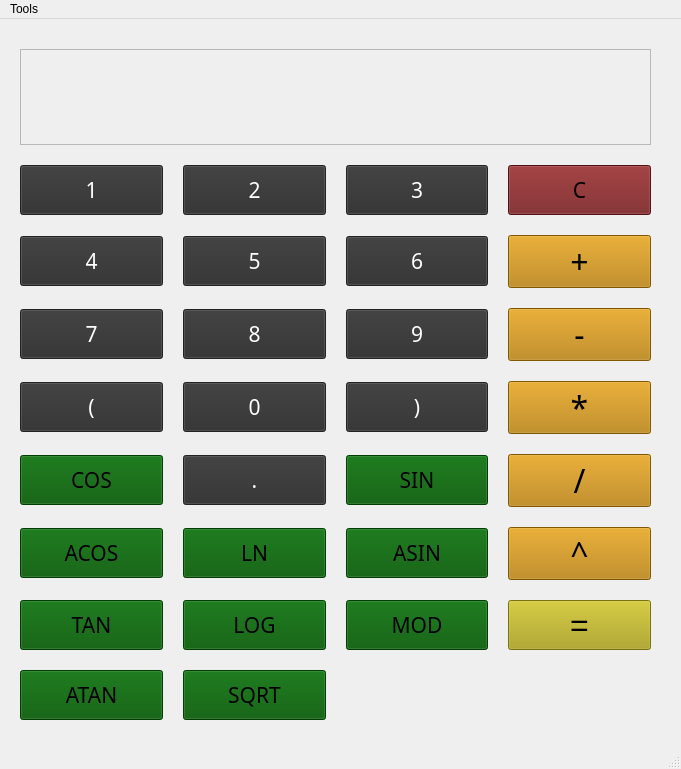
<?xml version="1.0" encoding="UTF-8"?>
<ui version="4.0">
 <class>MainWindow</class>
 <widget class="QMainWindow" name="MainWindow">
  <property name="geometry">
   <rect>
    <x>0</x>
    <y>0</y>
    <width>681</width>
    <height>769</height>
   </rect>
  </property>
  <property name="windowTitle">
   <string>Calculator</string>
  </property>
  <widget class="QWidget" name="centralwidget">
   <widget class="QWidget" name="gridLayoutWidget">
    <property name="geometry">
     <rect>
      <x>0</x>
      <y>10</y>
      <width>671</width>
      <height>711</height>
     </rect>
    </property>
    <layout class="QGridLayout" name="gridLayout">
     <property name="leftMargin">
      <number>20</number>
     </property>
     <property name="topMargin">
      <number>20</number>
     </property>
     <property name="rightMargin">
      <number>20</number>
     </property>
     <property name="bottomMargin">
      <number>20</number>
     </property>
     <property name="spacing">
      <number>20</number>
     </property>
     <item row="1" column="3">
      <widget class="QPushButton" name="clear">
       <property name="minimumSize">
        <size>
         <width>0</width>
         <height>50</height>
        </size>
       </property>
       <property name="font">
        <font>
         <family>Montserrat</family>
         <pointsize>16</pointsize>
         <bold>false</bold>
        </font>
       </property>
       <property name="styleSheet">
        <string notr="true">background-color: rgb(115, 25, 26);</string>
       </property>
       <property name="text">
        <string>C</string>
       </property>
      </widget>
     </item>
     <item row="0" column="0" colspan="4">
      <widget class="QLabel" name="display">
       <property name="minimumSize">
        <size>
         <width>0</width>
         <height>70</height>
        </size>
       </property>
       <property name="font">
        <font>
         <family>Segoe UI</family>
         <pointsize>24</pointsize>
        </font>
       </property>
       <property name="styleSheet">
        <string notr="true">border-color: rgb(0, 0, 0);</string>
       </property>
       <property name="frameShape">
        <enum>QFrame::StyledPanel</enum>
       </property>
       <property name="frameShadow">
        <enum>QFrame::Raised</enum>
       </property>
       <property name="lineWidth">
        <number>2</number>
       </property>
       <property name="text">
        <string/>
       </property>
       <property name="alignment">
        <set>Qt::AlignRight|Qt::AlignTrailing|Qt::AlignVCenter</set>
       </property>
      </widget>
     </item>
     <item row="6" column="0">
      <widget class="QPushButton" name="acos">
       <property name="minimumSize">
        <size>
         <width>0</width>
         <height>50</height>
        </size>
       </property>
       <property name="font">
        <font>
         <family>Montserrat</family>
         <pointsize>16</pointsize>
         <bold>false</bold>
        </font>
       </property>
       <property name="styleSheet">
        <string notr="true">background-color: rgb(0, 85, 0);</string>
       </property>
       <property name="text">
        <string>ACOS</string>
       </property>
      </widget>
     </item>
     <item row="3" column="2">
      <widget class="QPushButton" name="Button9">
       <property name="minimumSize">
        <size>
         <width>0</width>
         <height>50</height>
        </size>
       </property>
       <property name="font">
        <font>
         <family>Montserrat</family>
         <pointsize>16</pointsize>
         <bold>false</bold>
        </font>
       </property>
       <property name="styleSheet">
        <string notr="true">background-color: rgb(47, 47, 47);
color: rgb(255, 255, 255);</string>
       </property>
       <property name="text">
        <string>9</string>
       </property>
      </widget>
     </item>
     <item row="4" column="3">
      <widget class="QPushButton" name="mult">
       <property name="minimumSize">
        <size>
         <width>0</width>
         <height>50</height>
        </size>
       </property>
       <property name="font">
        <font>
         <family>Montserrat</family>
         <pointsize>24</pointsize>
         <bold>false</bold>
        </font>
       </property>
       <property name="layoutDirection">
        <enum>Qt::LeftToRight</enum>
       </property>
       <property name="autoFillBackground">
        <bool>false</bool>
       </property>
       <property name="styleSheet">
        <string notr="true">background-color: rgb(181, 121, 0);</string>
       </property>
       <property name="text">
        <string>*</string>
       </property>
       <property name="autoDefault">
        <bool>false</bool>
       </property>
      </widget>
     </item>
     <item row="5" column="2">
      <widget class="QPushButton" name="sin">
       <property name="minimumSize">
        <size>
         <width>0</width>
         <height>50</height>
        </size>
       </property>
       <property name="font">
        <font>
         <family>Montserrat</family>
         <pointsize>16</pointsize>
         <bold>false</bold>
        </font>
       </property>
       <property name="styleSheet">
        <string notr="true">background-color: rgb(0, 85, 0);</string>
       </property>
       <property name="text">
        <string>SIN</string>
       </property>
      </widget>
     </item>
     <item row="3" column="1">
      <widget class="QPushButton" name="Button8">
       <property name="minimumSize">
        <size>
         <width>0</width>
         <height>50</height>
        </size>
       </property>
       <property name="font">
        <font>
         <family>Montserrat</family>
         <pointsize>16</pointsize>
         <bold>false</bold>
        </font>
       </property>
       <property name="styleSheet">
        <string notr="true">background-color: rgb(47, 47, 47);
color: rgb(255, 255, 255);</string>
       </property>
       <property name="text">
        <string>8</string>
       </property>
      </widget>
     </item>
     <item row="3" column="0">
      <widget class="QPushButton" name="Button7">
       <property name="minimumSize">
        <size>
         <width>0</width>
         <height>50</height>
        </size>
       </property>
       <property name="font">
        <font>
         <family>Montserrat</family>
         <pointsize>16</pointsize>
         <bold>false</bold>
        </font>
       </property>
       <property name="styleSheet">
        <string notr="true">background-color: rgb(47, 47, 47);
color: rgb(255, 255, 255);</string>
       </property>
       <property name="text">
        <string>7</string>
       </property>
      </widget>
     </item>
     <item row="3" column="3">
      <widget class="QPushButton" name="minus">
       <property name="minimumSize">
        <size>
         <width>0</width>
         <height>50</height>
        </size>
       </property>
       <property name="font">
        <font>
         <family>Montserrat</family>
         <pointsize>24</pointsize>
         <bold>false</bold>
        </font>
       </property>
       <property name="styleSheet">
        <string notr="true">background-color: rgb(181, 121, 0);</string>
       </property>
       <property name="text">
        <string>-</string>
       </property>
      </widget>
     </item>
     <item row="8" column="0">
      <widget class="QPushButton" name="atan">
       <property name="minimumSize">
        <size>
         <width>0</width>
         <height>50</height>
        </size>
       </property>
       <property name="font">
        <font>
         <family>Montserrat</family>
         <pointsize>16</pointsize>
         <bold>false</bold>
        </font>
       </property>
       <property name="styleSheet">
        <string notr="true">background-color: rgb(0, 85, 0);</string>
       </property>
       <property name="text">
        <string>ATAN</string>
       </property>
      </widget>
     </item>
     <item row="1" column="1">
      <widget class="QPushButton" name="Button2">
       <property name="minimumSize">
        <size>
         <width>0</width>
         <height>50</height>
        </size>
       </property>
       <property name="font">
        <font>
         <family>Montserrat</family>
         <pointsize>16</pointsize>
         <bold>false</bold>
        </font>
       </property>
       <property name="styleSheet">
        <string notr="true">background-color: rgb(47, 47, 47);
color: rgb(255, 255, 255);</string>
       </property>
       <property name="text">
        <string>2</string>
       </property>
      </widget>
     </item>
     <item row="1" column="2">
      <widget class="QPushButton" name="Button3">
       <property name="minimumSize">
        <size>
         <width>0</width>
         <height>50</height>
        </size>
       </property>
       <property name="font">
        <font>
         <family>Montserrat</family>
         <pointsize>16</pointsize>
         <bold>false</bold>
        </font>
       </property>
       <property name="styleSheet">
        <string notr="true">background-color: rgb(47, 47, 47);
color: rgb(255, 255, 255);</string>
       </property>
       <property name="text">
        <string>3</string>
       </property>
      </widget>
     </item>
     <item row="1" column="0">
      <widget class="QPushButton" name="Button1">
       <property name="minimumSize">
        <size>
         <width>0</width>
         <height>50</height>
        </size>
       </property>
       <property name="font">
        <font>
         <family>Montserrat</family>
         <pointsize>16</pointsize>
         <bold>false</bold>
        </font>
       </property>
       <property name="styleSheet">
        <string notr="true">background-color: rgb(47, 47, 47);
color: rgb(255, 255, 255);</string>
       </property>
       <property name="text">
        <string>1</string>
       </property>
      </widget>
     </item>
     <item row="7" column="0">
      <widget class="QPushButton" name="tan">
       <property name="minimumSize">
        <size>
         <width>0</width>
         <height>50</height>
        </size>
       </property>
       <property name="font">
        <font>
         <family>Montserrat</family>
         <pointsize>16</pointsize>
         <bold>false</bold>
        </font>
       </property>
       <property name="styleSheet">
        <string notr="true">background-color: rgb(0, 85, 0);</string>
       </property>
       <property name="text">
        <string>TAN</string>
       </property>
      </widget>
     </item>
     <item row="4" column="2">
      <widget class="QPushButton" name="right_bracket">
       <property name="minimumSize">
        <size>
         <width>0</width>
         <height>50</height>
        </size>
       </property>
       <property name="font">
        <font>
         <family>Montserrat</family>
         <pointsize>16</pointsize>
         <bold>false</bold>
        </font>
       </property>
       <property name="styleSheet">
        <string notr="true">background-color: rgb(47, 47, 47);
color: rgb(255, 255, 255);</string>
       </property>
       <property name="text">
        <string>)</string>
       </property>
      </widget>
     </item>
     <item row="2" column="3">
      <widget class="QPushButton" name="plus">
       <property name="minimumSize">
        <size>
         <width>0</width>
         <height>50</height>
        </size>
       </property>
       <property name="font">
        <font>
         <family>Montserrat</family>
         <pointsize>24</pointsize>
         <bold>false</bold>
        </font>
       </property>
       <property name="styleSheet">
        <string notr="true">background-color: rgb(181, 121, 0);</string>
       </property>
       <property name="text">
        <string>+</string>
       </property>
      </widget>
     </item>
     <item row="2" column="0">
      <widget class="QPushButton" name="Button4">
       <property name="minimumSize">
        <size>
         <width>0</width>
         <height>50</height>
        </size>
       </property>
       <property name="font">
        <font>
         <family>Montserrat</family>
         <pointsize>16</pointsize>
         <bold>false</bold>
        </font>
       </property>
       <property name="styleSheet">
        <string notr="true">background-color: rgb(47, 47, 47);
color: rgb(255, 255, 255);</string>
       </property>
       <property name="text">
        <string>4</string>
       </property>
      </widget>
     </item>
     <item row="2" column="1">
      <widget class="QPushButton" name="Button5">
       <property name="minimumSize">
        <size>
         <width>0</width>
         <height>50</height>
        </size>
       </property>
       <property name="font">
        <font>
         <family>Montserrat</family>
         <pointsize>16</pointsize>
         <bold>false</bold>
        </font>
       </property>
       <property name="styleSheet">
        <string notr="true">background-color: rgb(47, 47, 47);
color: rgb(255, 255, 255);</string>
       </property>
       <property name="text">
        <string>5</string>
       </property>
      </widget>
     </item>
     <item row="5" column="1">
      <widget class="QPushButton" name="Button10">
       <property name="minimumSize">
        <size>
         <width>0</width>
         <height>50</height>
        </size>
       </property>
       <property name="font">
        <font>
         <family>Montserrat</family>
         <pointsize>16</pointsize>
         <bold>false</bold>
        </font>
       </property>
       <property name="styleSheet">
        <string notr="true">background-color: rgb(47, 47, 47);
color: rgb(255, 255, 255);</string>
       </property>
       <property name="text">
        <string>.</string>
       </property>
      </widget>
     </item>
     <item row="6" column="2">
      <widget class="QPushButton" name="asin">
       <property name="minimumSize">
        <size>
         <width>0</width>
         <height>50</height>
        </size>
       </property>
       <property name="font">
        <font>
         <family>Montserrat</family>
         <pointsize>16</pointsize>
         <bold>false</bold>
        </font>
       </property>
       <property name="styleSheet">
        <string notr="true">background-color: rgb(0, 85, 0);</string>
       </property>
       <property name="text">
        <string>ASIN</string>
       </property>
      </widget>
     </item>
     <item row="4" column="0">
      <widget class="QPushButton" name="left_bracket">
       <property name="minimumSize">
        <size>
         <width>0</width>
         <height>50</height>
        </size>
       </property>
       <property name="font">
        <font>
         <family>Montserrat</family>
         <pointsize>16</pointsize>
         <bold>false</bold>
        </font>
       </property>
       <property name="styleSheet">
        <string notr="true">background-color: rgb(47, 47, 47);
color: rgb(255, 255, 255);</string>
       </property>
       <property name="text">
        <string>(</string>
       </property>
      </widget>
     </item>
     <item row="5" column="0">
      <widget class="QPushButton" name="cos">
       <property name="minimumSize">
        <size>
         <width>0</width>
         <height>50</height>
        </size>
       </property>
       <property name="font">
        <font>
         <family>Montserrat</family>
         <pointsize>16</pointsize>
         <bold>false</bold>
        </font>
       </property>
       <property name="styleSheet">
        <string notr="true">background-color: rgb(0, 85, 0);</string>
       </property>
       <property name="text">
        <string>COS</string>
       </property>
      </widget>
     </item>
     <item row="2" column="2">
      <widget class="QPushButton" name="Button6">
       <property name="minimumSize">
        <size>
         <width>0</width>
         <height>50</height>
        </size>
       </property>
       <property name="font">
        <font>
         <family>Montserrat</family>
         <pointsize>16</pointsize>
         <bold>false</bold>
        </font>
       </property>
       <property name="styleSheet">
        <string notr="true">background-color: rgb(47, 47, 47);
color: rgb(255, 255, 255);</string>
       </property>
       <property name="text">
        <string>6</string>
       </property>
      </widget>
     </item>
     <item row="5" column="3">
      <widget class="QPushButton" name="div">
       <property name="minimumSize">
        <size>
         <width>0</width>
         <height>50</height>
        </size>
       </property>
       <property name="font">
        <font>
         <family>Montserrat</family>
         <pointsize>24</pointsize>
         <bold>false</bold>
        </font>
       </property>
       <property name="styleSheet">
        <string notr="true">background-color: rgb(181, 121, 0);</string>
       </property>
       <property name="text">
        <string>/</string>
       </property>
      </widget>
     </item>
     <item row="6" column="1">
      <widget class="QPushButton" name="ln">
       <property name="minimumSize">
        <size>
         <width>0</width>
         <height>50</height>
        </size>
       </property>
       <property name="font">
        <font>
         <family>Montserrat</family>
         <pointsize>16</pointsize>
         <bold>false</bold>
        </font>
       </property>
       <property name="styleSheet">
        <string notr="true">background-color: rgb(0, 85, 0);</string>
       </property>
       <property name="text">
        <string>LN</string>
       </property>
      </widget>
     </item>
     <item row="7" column="1">
      <widget class="QPushButton" name="log">
       <property name="minimumSize">
        <size>
         <width>0</width>
         <height>50</height>
        </size>
       </property>
       <property name="font">
        <font>
         <family>Montserrat</family>
         <pointsize>16</pointsize>
         <bold>false</bold>
        </font>
       </property>
       <property name="styleSheet">
        <string notr="true">background-color: rgb(0, 85, 0);</string>
       </property>
       <property name="text">
        <string>LOG</string>
       </property>
      </widget>
     </item>
     <item row="7" column="2">
      <widget class="QPushButton" name="mod">
       <property name="minimumSize">
        <size>
         <width>0</width>
         <height>50</height>
        </size>
       </property>
       <property name="font">
        <font>
         <family>Montserrat</family>
         <pointsize>16</pointsize>
         <bold>false</bold>
        </font>
       </property>
       <property name="styleSheet">
        <string notr="true">background-color: rgb(0, 85, 0);</string>
       </property>
       <property name="text">
        <string>MOD</string>
       </property>
      </widget>
     </item>
     <item row="8" column="1">
      <widget class="QPushButton" name="sqrt">
       <property name="minimumSize">
        <size>
         <width>0</width>
         <height>50</height>
        </size>
       </property>
       <property name="font">
        <font>
         <family>Montserrat</family>
         <pointsize>16</pointsize>
         <bold>false</bold>
        </font>
       </property>
       <property name="styleSheet">
        <string notr="true">background-color: rgb(0, 85, 0);</string>
       </property>
       <property name="text">
        <string>SQRT</string>
       </property>
      </widget>
     </item>
     <item row="7" column="3">
      <widget class="QPushButton" name="result">
       <property name="minimumSize">
        <size>
         <width>0</width>
         <height>50</height>
        </size>
       </property>
       <property name="font">
        <font>
         <family>Segoe UI</family>
         <pointsize>24</pointsize>
         <bold>false</bold>
        </font>
       </property>
       <property name="styleSheet">
        <string notr="true">background-color: rgb(170, 160, 16);</string>
       </property>
       <property name="text">
        <string>=</string>
       </property>
      </widget>
     </item>
     <item row="6" column="3">
      <widget class="QPushButton" name="power">
       <property name="minimumSize">
        <size>
         <width>0</width>
         <height>50</height>
        </size>
       </property>
       <property name="font">
        <font>
         <family>Montserrat</family>
         <pointsize>24</pointsize>
         <bold>false</bold>
        </font>
       </property>
       <property name="styleSheet">
        <string notr="true">background-color: rgb(181, 121, 0);</string>
       </property>
       <property name="text">
        <string>^</string>
       </property>
      </widget>
     </item>
     <item row="4" column="1">
      <widget class="QPushButton" name="Button0">
       <property name="minimumSize">
        <size>
         <width>0</width>
         <height>50</height>
        </size>
       </property>
       <property name="font">
        <font>
         <family>Montserrat</family>
         <pointsize>16</pointsize>
         <bold>false</bold>
        </font>
       </property>
       <property name="styleSheet">
        <string notr="true">background-color: rgb(47, 47, 47);
color: rgb(255, 255, 255);</string>
       </property>
       <property name="text">
        <string>0</string>
       </property>
      </widget>
     </item>
    </layout>
   </widget>
  </widget>
  <widget class="QMenuBar" name="menubar">
   <property name="geometry">
    <rect>
     <x>0</x>
     <y>0</y>
     <width>681</width>
     <height>22</height>
    </rect>
   </property>
   <widget class="QMenu" name="menuTools">
    <property name="title">
     <string>Tools</string>
    </property>
    <addaction name="menuCredit"/>
    <addaction name="menuDeposit"/>
   </widget>
   <addaction name="menuTools"/>
  </widget>
  <widget class="QStatusBar" name="statusbar"/>
  <action name="menuCredit">
   <property name="text">
    <string>Credit Calculator</string>
   </property>
  </action>
  <action name="menuDeposit">
   <property name="text">
    <string>Deposit Calculator</string>
   </property>
  </action>
 </widget>
 <resources/>
 <connections/>
</ui>
